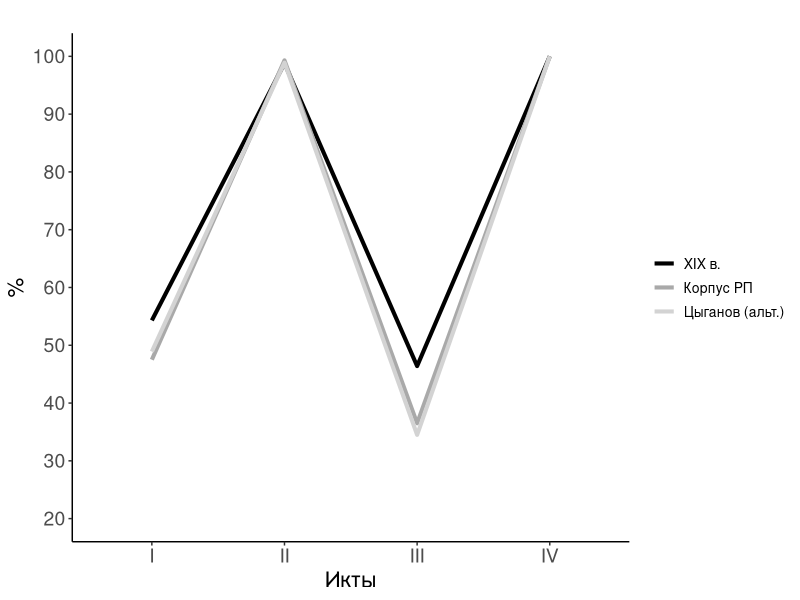

This chart was generated by the following R code:
library(reshape2)
library(ggplot2)
library(scales)

db = read.csv("profile.csv", header=T, sep = ";", na.strings = "")
db = melt(db, id = "Source")

  ggplot(db, aes(variable, value, group = Source, color = Source)) + geom_line(size = 1.4) +
    scale_color_manual(values=c("black", "darkgrey", "lightgrey")) +
    scale_y_continuous(breaks=pretty_breaks(n = 10)) +
    expand_limits(y = 20) +
    theme_bw() +
    theme(panel.grid.major = element_blank(), panel.grid.minor = element_blank()) +
    theme(panel.border = element_blank(), axis.line = element_line()) +
    theme(axis.line.x = element_line(color="black", size = 0.5),  axis.line.y = element_line(color="black", size = 0.5)) +
    labs(x = "Икты", y = "%", title = "") +
    theme(axis.text=element_text(size=14), axis.title=element_text(size = 16)) +
    theme(legend.text = element_text(size = 10), legend.title = element_blank())
  
   